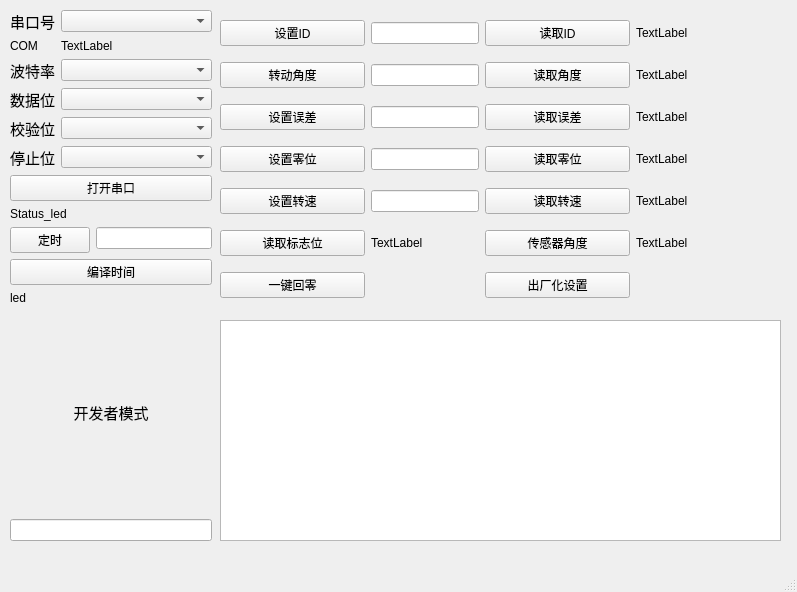
<?xml version="1.0" encoding="UTF-8"?>
<ui version="4.0">
 <class>MainWindow</class>
 <widget class="QMainWindow" name="MainWindow">
  <property name="geometry">
   <rect>
    <x>0</x>
    <y>0</y>
    <width>797</width>
    <height>592</height>
   </rect>
  </property>
  <property name="windowTitle">
   <string>MainWindow</string>
  </property>
  <widget class="QWidget" name="centralwidget">
   <widget class="QTextEdit" name="root_mode_text">
    <property name="geometry">
     <rect>
      <x>220</x>
      <y>320</y>
      <width>561</width>
      <height>221</height>
     </rect>
    </property>
   </widget>
   <widget class="QWidget" name="verticalLayoutWidget_3">
    <property name="geometry">
     <rect>
      <x>10</x>
      <y>10</y>
      <width>202</width>
      <height>531</height>
     </rect>
    </property>
    <layout class="QVBoxLayout" name="_frame_serial_ui">
     <item>
      <layout class="QVBoxLayout" name="frame_serial_cfg">
       <item>
        <layout class="QVBoxLayout" name="verticalLayout">
         <item>
          <layout class="QFormLayout" name="serial_config">
           <item row="0" column="0">
            <widget class="QLabel" name="com_label">
             <property name="font">
              <font>
               <pointsize>11</pointsize>
              </font>
             </property>
             <property name="text">
              <string>串口号</string>
             </property>
            </widget>
           </item>
           <item row="0" column="1">
            <widget class="QComboBox" name="com_list"/>
           </item>
           <item row="1" column="0">
            <widget class="QLabel" name="com_num_label">
             <property name="text">
              <string>COM</string>
             </property>
            </widget>
           </item>
           <item row="1" column="1">
            <widget class="QLabel" name="com_info_label">
             <property name="text">
              <string>TextLabel</string>
             </property>
            </widget>
           </item>
           <item row="2" column="0">
            <widget class="QLabel" name="baudrate_label">
             <property name="font">
              <font>
               <pointsize>11</pointsize>
              </font>
             </property>
             <property name="text">
              <string>波特率</string>
             </property>
            </widget>
           </item>
           <item row="2" column="1">
            <widget class="QComboBox" name="baudrate_list"/>
           </item>
           <item row="3" column="0">
            <widget class="QLabel" name="datalength_label">
             <property name="font">
              <font>
               <pointsize>11</pointsize>
              </font>
             </property>
             <property name="text">
              <string>数据位</string>
             </property>
            </widget>
           </item>
           <item row="3" column="1">
            <widget class="QComboBox" name="datalength_list"/>
           </item>
           <item row="4" column="0">
            <widget class="QLabel" name="party_label">
             <property name="font">
              <font>
               <pointsize>11</pointsize>
              </font>
             </property>
             <property name="text">
              <string>校验位</string>
             </property>
            </widget>
           </item>
           <item row="4" column="1">
            <widget class="QComboBox" name="parity_list"/>
           </item>
           <item row="5" column="0">
            <widget class="QLabel" name="stop_bit_label">
             <property name="font">
              <font>
               <pointsize>11</pointsize>
              </font>
             </property>
             <property name="text">
              <string>停止位</string>
             </property>
            </widget>
           </item>
           <item row="5" column="1">
            <widget class="QComboBox" name="stopbit_list"/>
           </item>
          </layout>
         </item>
         <item>
          <widget class="QPushButton" name="com_bnt">
           <property name="text">
            <string>打开串口</string>
           </property>
          </widget>
         </item>
         <item>
          <widget class="QLabel" name="com_status_light">
           <property name="text">
            <string>Status_led</string>
           </property>
          </widget>
         </item>
         <item>
          <layout class="QFormLayout" name="timer_event">
           <item row="0" column="0">
            <widget class="QPushButton" name="timer_bnt">
             <property name="text">
              <string>定时</string>
             </property>
            </widget>
           </item>
           <item row="0" column="1">
            <widget class="QLineEdit" name="timer_frequency_input"/>
           </item>
          </layout>
         </item>
         <item>
          <layout class="QVBoxLayout" name="verticalLayout_4">
           <item>
            <widget class="QPushButton" name="compile_bnt">
             <property name="text">
              <string>编译时间</string>
             </property>
            </widget>
           </item>
           <item>
            <widget class="QLabel" name="compile_time">
             <property name="text">
              <string>led</string>
             </property>
            </widget>
           </item>
          </layout>
         </item>
        </layout>
       </item>
       <item>
        <widget class="QLabel" name="root_mode">
         <property name="font">
          <font>
           <pointsize>11</pointsize>
          </font>
         </property>
         <property name="text">
          <string>开发者模式</string>
         </property>
         <property name="alignment">
          <set>Qt::AlignCenter</set>
         </property>
        </widget>
       </item>
       <item>
        <widget class="QLineEdit" name="passwd"/>
       </item>
      </layout>
     </item>
    </layout>
   </widget>
   <widget class="QWidget" name="gridLayoutWidget">
    <property name="geometry">
     <rect>
      <x>220</x>
      <y>10</y>
      <width>561</width>
      <height>301</height>
     </rect>
    </property>
    <layout class="QGridLayout" name="gridLayout">
     <item row="6" column="2">
      <widget class="QPushButton" name="read_rotate_speed_btn">
       <property name="text">
        <string>读取转速</string>
       </property>
      </widget>
     </item>
     <item row="5" column="1">
      <widget class="QLineEdit" name="set_zero_input">
       <property name="sizePolicy">
        <sizepolicy hsizetype="Fixed" vsizetype="Fixed">
         <horstretch>0</horstretch>
         <verstretch>0</verstretch>
        </sizepolicy>
       </property>
      </widget>
     </item>
     <item row="2" column="2">
      <widget class="QPushButton" name="read_angle_btn">
       <property name="text">
        <string>读取角度</string>
       </property>
      </widget>
     </item>
     <item row="1" column="1">
      <widget class="QLineEdit" name="set_id_input">
       <property name="sizePolicy">
        <sizepolicy hsizetype="Fixed" vsizetype="Fixed">
         <horstretch>0</horstretch>
         <verstretch>0</verstretch>
        </sizepolicy>
       </property>
       <property name="maximumSize">
        <size>
         <width>16777215</width>
         <height>16777215</height>
        </size>
       </property>
      </widget>
     </item>
     <item row="2" column="4">
      <widget class="QLabel" name="read_angle_label">
       <property name="text">
        <string>TextLabel</string>
       </property>
      </widget>
     </item>
     <item row="9" column="0">
      <widget class="QPushButton" name="reset_position_btn">
       <property name="text">
        <string>一键回零</string>
       </property>
      </widget>
     </item>
     <item row="1" column="4">
      <widget class="QLabel" name="read_id_label">
       <property name="text">
        <string>TextLabel</string>
       </property>
      </widget>
     </item>
     <item row="8" column="1">
      <widget class="QLabel" name="read_flag_label">
       <property name="text">
        <string>TextLabel</string>
       </property>
      </widget>
     </item>
     <item row="2" column="1">
      <widget class="QLineEdit" name="set_angle_input">
       <property name="sizePolicy">
        <sizepolicy hsizetype="Fixed" vsizetype="Fixed">
         <horstretch>0</horstretch>
         <verstretch>0</verstretch>
        </sizepolicy>
       </property>
      </widget>
     </item>
     <item row="6" column="4">
      <widget class="QLabel" name="read_rotate_speed_label">
       <property name="text">
        <string>TextLabel</string>
       </property>
      </widget>
     </item>
     <item row="9" column="2">
      <widget class="QPushButton" name="reset_btn">
       <property name="text">
        <string>出厂化设置</string>
       </property>
      </widget>
     </item>
     <item row="5" column="4">
      <widget class="QLabel" name="read_zero_label">
       <property name="text">
        <string>TextLabel</string>
       </property>
      </widget>
     </item>
     <item row="4" column="4">
      <widget class="QLabel" name="read_error_label">
       <property name="text">
        <string>TextLabel</string>
       </property>
      </widget>
     </item>
     <item row="6" column="0">
      <widget class="QPushButton" name="set_rotate_speed_btn">
       <property name="text">
        <string>设置转速</string>
       </property>
      </widget>
     </item>
     <item row="4" column="2">
      <widget class="QPushButton" name="read_error_btn">
       <property name="text">
        <string>读取误差</string>
       </property>
      </widget>
     </item>
     <item row="8" column="0">
      <widget class="QPushButton" name="read_flag_btn">
       <property name="text">
        <string>读取标志位</string>
       </property>
      </widget>
     </item>
     <item row="1" column="0">
      <widget class="QPushButton" name="set_id_btn">
       <property name="text">
        <string>设置ID</string>
       </property>
      </widget>
     </item>
     <item row="5" column="2">
      <widget class="QPushButton" name="read_zero_poes_btn">
       <property name="text">
        <string>读取零位</string>
       </property>
      </widget>
     </item>
     <item row="2" column="0">
      <widget class="QPushButton" name="set_angle_btn">
       <property name="text">
        <string>转动角度</string>
       </property>
      </widget>
     </item>
     <item row="4" column="1">
      <widget class="QLineEdit" name="set_error_input">
       <property name="sizePolicy">
        <sizepolicy hsizetype="Fixed" vsizetype="Fixed">
         <horstretch>0</horstretch>
         <verstretch>0</verstretch>
        </sizepolicy>
       </property>
      </widget>
     </item>
     <item row="4" column="0">
      <widget class="QPushButton" name="set_error_btn">
       <property name="text">
        <string>设置误差</string>
       </property>
      </widget>
     </item>
     <item row="5" column="0">
      <widget class="QPushButton" name="set_zero_btn">
       <property name="text">
        <string>设置零位</string>
       </property>
      </widget>
     </item>
     <item row="1" column="2">
      <widget class="QPushButton" name="read_id_btn">
       <property name="text">
        <string>读取ID</string>
       </property>
      </widget>
     </item>
     <item row="8" column="2">
      <widget class="QPushButton" name="read_encoder_bnt">
       <property name="text">
        <string>传感器角度</string>
       </property>
      </widget>
     </item>
     <item row="8" column="4">
      <widget class="QLabel" name="read_encoder_label">
       <property name="text">
        <string>TextLabel</string>
       </property>
      </widget>
     </item>
     <item row="6" column="1">
      <widget class="QLineEdit" name="set_rotate_speed_input">
       <property name="sizePolicy">
        <sizepolicy hsizetype="Fixed" vsizetype="Fixed">
         <horstretch>0</horstretch>
         <verstretch>0</verstretch>
        </sizepolicy>
       </property>
      </widget>
     </item>
    </layout>
   </widget>
  </widget>
  <widget class="QMenuBar" name="menubar">
   <property name="geometry">
    <rect>
     <x>0</x>
     <y>0</y>
     <width>797</width>
     <height>26</height>
    </rect>
   </property>
  </widget>
  <widget class="QStatusBar" name="statusbar"/>
 </widget>
 <resources/>
 <connections/>
</ui>
